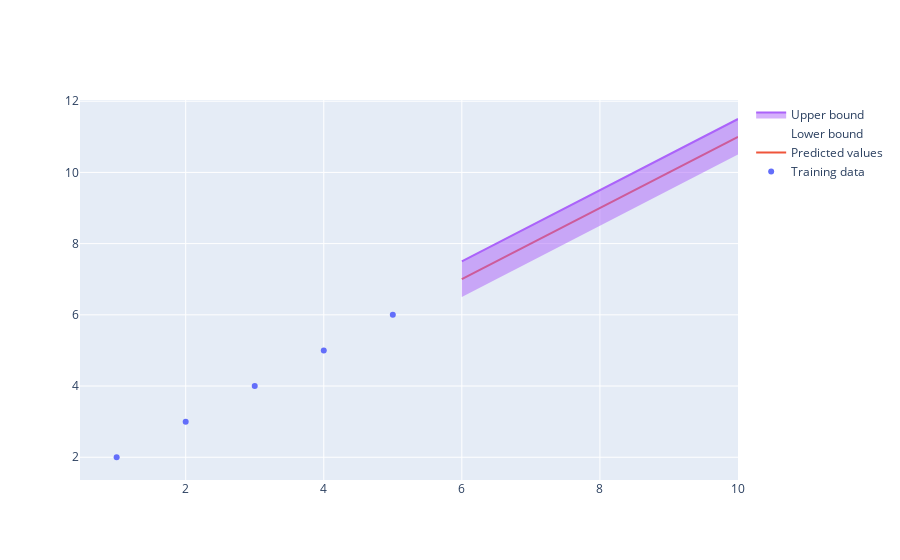

The notebook cell this image was saved under:
### Code cell
# Dummy data
X_train = np.array([1, 2, 3, 4, 5])
y_train = np.array([2, 3, 4, 5, 6])
X_test = np.array([6, 7, 8, 9, 10])
y_pred = np.array([7, 8, 9, 10, 11])
y_std = np.array([0.5, 0.5, 0.5, 0.5, 0.5])

# Plot
plot_gpr_results_plotly(X_train, y_train, X_test, y_pred, y_std)

### Figure 1 — Plotly figure (JSON) as saved in the notebook; plotly's stock layout.template omitted (floating-point values rounded to 4 significant figures)
{"data": [{"mode": "markers", "name": "Training data", "type": "scatter", "x": [1, 2, 3, 4, 5], "y": [2, 3, 4, 5, 6]}, {"mode": "lines", "name": "Predicted values", "type": "scatter", "x": [6, 7, 8, 9, 10], "y": [7, 8, 9, 10, 11]}, {"line": {"width": 0}, "mode": "lines", "name": "Lower bound", "type": "scatter", "x": [6, 7, 8, 9, 10], "y": [6.5, 7.5, 8.5, 9.5, 10.5]}, {"fill": "tonexty", "mode": "lines", "name": "Upper bound", "type": "scatter", "x": [6, 7, 8, 9, 10], "y": [7.5, 8.5, 9.5, 10.5, 11.5]}], "layout": {}}
